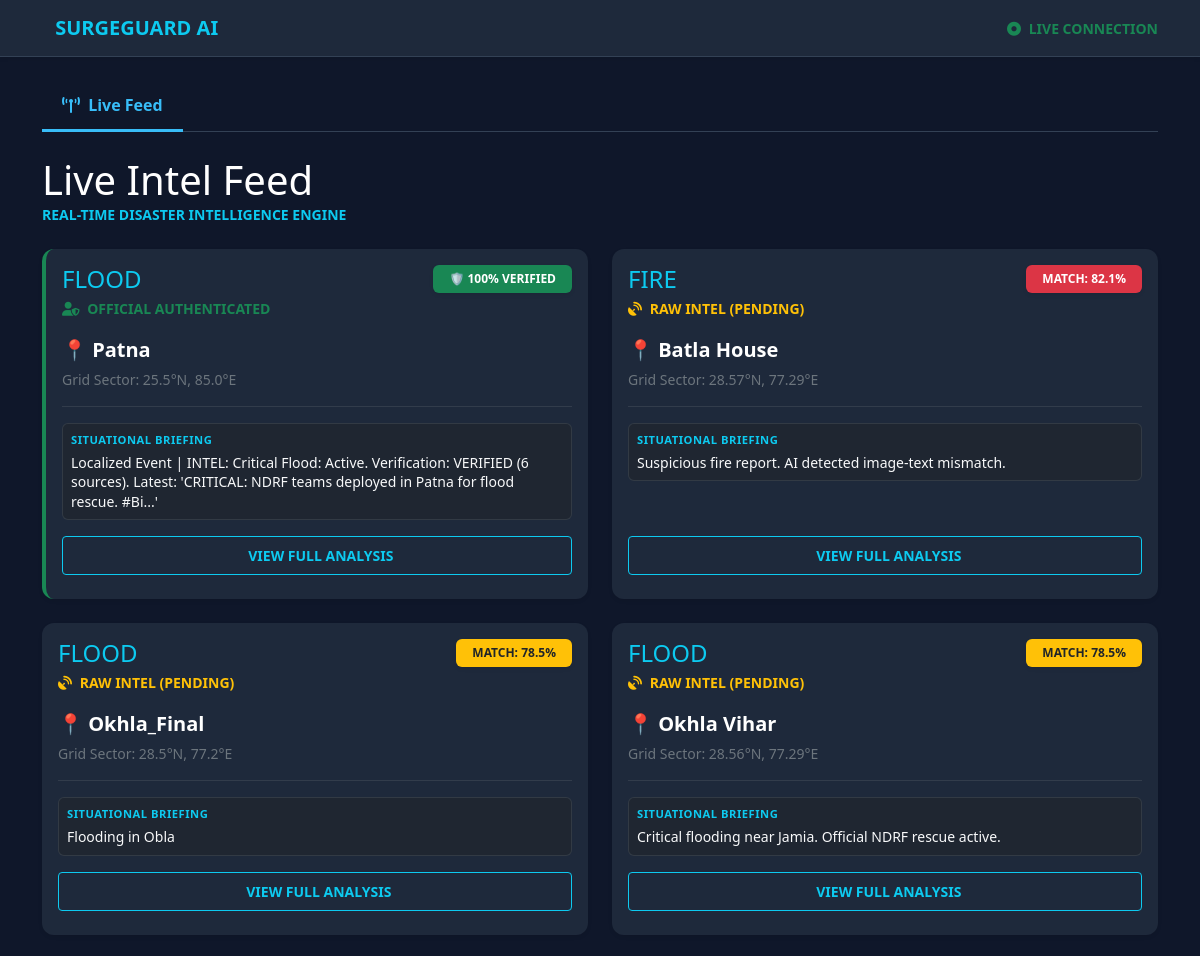
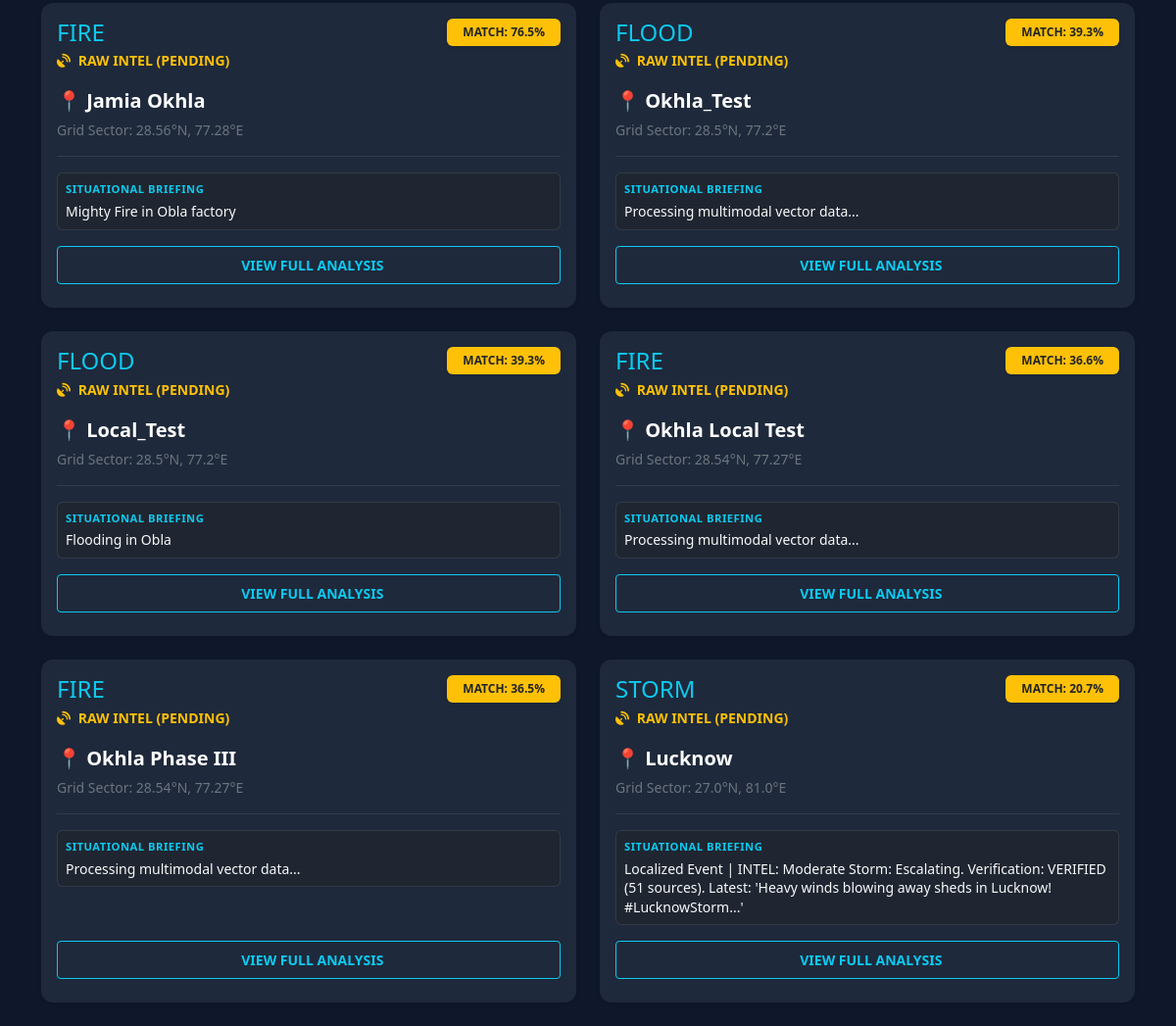
The page / on the database its author committed (2 pictures, top to bottom).
### core/models.py (models this page shows, shortened)
class DisasterEvent(models.Model):
    TYPE_CHOICES = [
        ('FLOOD', 'Flood'),
        ('FIRE', 'Forest Fire'),
        ('STORM', 'Severe Storm/Rain'),
    ]
    STATUS_CHOICES = [
        ('PENDING', 'Pending AI Filter'),
        ('HIGH_PRIORITY', 'High Priority (AI Pass)'),
        ('FLAGGED', 'Suspicious (AI Mismatch)'),
        ('VERIFIED', 'Verified by Officer'),
        ('FAKE', 'Fake / Dismissed'),
    ]
    event_type = models.CharField(max_length=10, choices=TYPE_CHOICES)
    district = models.CharField(max_length=100)
    grid_lat = models.FloatField(db_index=True)
    grid_lon = models.FloatField(db_index=True)
    total_votes = models.IntegerField(default=1)
    weather_score = models.FloatField(default=0.0)
    intel_tier = models.IntegerField(default=1, db_index=True) # Defaulted to 1
    verified_by = models.ForeignKey(
        User,
        on_delete=models.SET_NULL,
        null=True,
        blank=True,
        related_name='verified_disasters'
    )
    ai_triage_score = models.FloatField(default=0.0, db_index=True)
    truth_score = models.FloatField(default=0.0, db_index=True)
    summary = models.TextField(blank=True, null=True)
    status = models.CharField(max_length=20, choices=STATUS_CHOICES, default='PENDING')
    created_at = models.DateTimeField(auto_now_add=True)
    updated_at = models.DateTimeField(auto_now=True)
    class Meta:
        indexes = [
            models.Index(fields=['-created_at']),
            models.Index(fields=['truth_score']),
            models.Index(fields=['ai_triage_score']),
            models.Index(fields=['intel_tier']),
            models.Index(fields=['grid_lat', 'grid_lon']),
        ]

### core/views.py (the view)
# urls.py: path('', views.dashboard, name='dashboard'),
def dashboard(request, segment=None):
    time_threshold = timezone.now() - timezone.timedelta(hours=24)
    flagged_count = DisasterEvent.objects.filter(status='FLAGGED').count()
    if segment == 'VERIFIED':
        raw_alerts = DisasterEvent.objects.prefetch_related('posts').filter(
            status='VERIFIED',
            intel_tier=3
        )
    elif segment == 'HIGH_PRIORITY':
        raw_alerts = DisasterEvent.objects.prefetch_related('posts').filter(
            status='HIGH_PRIORITY',
            intel_tier=2
        )
    elif segment == 'FLAGGED':
        raw_alerts = DisasterEvent.objects.prefetch_related('posts').filter(
            status='FLAGGED'
        )
    elif segment == 'PENDING':
        raw_alerts = DisasterEvent.objects.prefetch_related('posts').filter(
            status='PENDING'
        )
    elif segment == 'FAKE':
        raw_alerts = DisasterEvent.objects.prefetch_related('posts').filter(
            status='FAKE'
        )
    else:
        raw_alerts = DisasterEvent.objects.prefetch_related('posts').filter(
            updated_at__gt=time_threshold,
            status__in=['HIGH_PRIORITY', 'VERIFIED']
        ).exclude(status='FAKE')
    processed_alerts = []
    for alert in raw_alerts:
        time_diff = timezone.now() - alert.updated_at
        hours_passed = time_diff.total_seconds() / 3600
        decayed_score = alert.truth_score * (0.92 ** hours_passed)
        if alert.intel_tier < 3:
            alert.display_score = min(round(decayed_score, 1), 99.0)
        else:
            alert.display_score = round(decayed_score, 1)
        if segment or alert.display_score > 0.1:
            processed_alerts.append(alert)
    processed_alerts.sort(key=lambda x: x.display_score, reverse=True)
    return render(request, 'core/dashboard.html', {
        'alerts': processed_alerts,
        'alert_count': len(processed_alerts),
        'flagged_count': flagged_count,
        'current_segment': segment or 'LIVE'
    })

### core/templates/core/dashboard.html (shortened to what this page needs)
{% extends 'core/base.html' %}
{% block content %}
<div class="d-flex justify-content-between align-items-center mb-4">
    <div>
        <h1 class="mb-0">Live Intel Feed</h1>
        <p class="text-info small mb-0 fw-bold">REAL-TIME DISASTER INTELLIGENCE ENGINE</p>
    </div>
</div>
<div class="row" id="disaster-container">
    {% for alert in alerts %}
        {% include 'core/partials/disaster_card.html' with alert=alert %}
    {% endfor %}
</div>
{% endblock %}

### core/templates/core/base.html (shortened to what this page needs)
<!DOCTYPE html>
<html lang="en">
<head>
    <link href="https://cdn.jsdelivr.net/npm/bootstrap@5.3.0/dist/css/bootstrap.min.css" rel="stylesheet">
    <link rel="stylesheet" href="https://cdnjs.cloudflare.com/ajax/libs/font-awesome/6.0.0/css/all.min.css">
</head>
<body>
    <nav class="navbar navbar-dark mb-4 shadow-sm">
        <div class="container">
            <a class="navbar-brand fw-bold text-info" href="{% url 'dashboard' %}">
                 SURGEGUARD AI
            </a>
            <div class="d-flex align-items-center">
                <small class="text-success fw-bold"><i class="fas fa-circle-dot pulse me-1"></i> LIVE CONNECTION</small>
            </div>
        </div>
    </nav>
    <div class="container">
        <ul class="nav nav-tabs mb-4">
            <li class="nav-item">
                <a class="nav-link {% if not current_segment or current_segment == 'LIVE' %}active{% endif %}" href="{% url 'dashboard' %}">
                    <i class="fas fa-tower-broadcast me-1"></i> Live Feed
                </a>
            </li>
        </ul>
        {% block content %}{% endblock %}
    </div>
    <div class="toast-container position-fixed bottom-0 end-0 p-3">
    </div>
</body>
</html>

### core/templates/core/partials/disaster_card.html (shortened to what this page needs)
<div class="col-md-6 mb-4" id="event-{{ alert.id }}">
    <div class="card p-3 shadow-sm h-100 border-0 {% if alert.intel_tier == 3 %}border-start border-success border-4{% endif %}"
         style="background-color: #1e293b; border: 1px solid #334155;">
        <div class="d-flex justify-content-between align-items-start">
            <div>
                <h4 class="text-uppercase text-info mb-0">{{ alert.event_type }}</h4>
                <small class="text-muted d-block mt-1">
                    {% if alert.intel_tier == 3 %}
                        <span class="text-success fw-bold"><i class="fas fa-user-shield me-1"></i> OFFICIAL AUTHENTICATED</span>
                    {% elif alert.intel_tier == 2 %}
                        <span class="text-primary fw-bold"><i class="fas fa-robot me-1"></i> AI VALIDATED (TIER 2)</span>
                    {% else %}
                        <span class="text-warning fw-bold"><i class="fas fa-satellite-dish me-1"></i> RAW INTEL (PENDING)</span>
                    {% endif %}
                </small>
            </div>
            <div class="text-end">
                <span class="badge {% if alert.intel_tier == 3 %}bg-success{% elif alert.display_score > 80 %}bg-danger{% else %}bg-warning text-dark{% endif %} py-2 px-3 shadow-sm">
                    {% if alert.intel_tier == 3 %}
                        🛡️ 100% VERIFIED
                    {% else %}
                        MATCH: {{ alert.display_score }}%
                    {% endif %}
                </span>
            </div>
        </div>
        <div class="d-flex align-items-center mt-3">
            <div class="flex-grow-1">
                <p class="mb-1 fs-5">📍 <strong>{{ alert.district }}</strong></p>
                <p class="text-secondary small mb-0">Grid Sector: {{ alert.grid_lat }}°N, {{ alert.grid_lon }}°E</p>
            </div>
        </div>
        <hr class="border-secondary my-3">
        <div class="bg-dark bg-opacity-50 p-2 rounded mb-3 border border-secondary border-opacity-25">
            <small class="text-info d-block mb-1 fw-bold" style="font-size: 0.7rem; letter-spacing: 0.5px;">SITUATIONAL BRIEFING</small>
            <p class="small text-light mb-0 summary-text" style="line-height: 1.4;">
                {{ alert.summary|default:"Processing multimodal vector data..." }}
            </p>
        </div>
        <div class="mt-auto">
            <a href="{% url 'event_detail' alert.id %}" class="btn btn-sm btn-outline-info w-100 py-2 mb-2 fw-bold">
                 VIEW FULL ANALYSIS
            </a>
        </div>
    </div>
</div>

### rows shown on the page
DisasterEvent: event_type "FLOOD", intel_tier 3 (drawn), district "Patna", grid_lat "25.5", grid_lon "85.0", summary "Localized Event | INTEL: Critical Flood: Active. Verification: VERIFIED (6 sources). Latest: 'CRITICAL: NDRF teams deployed in Patna for flood rescue. #Bi...'"
DisasterEvent: event_type "FIRE", intel_tier "RAW INTEL (PENDING)", display_score "82.1", district "Batla House", grid_lat "28.57", grid_lon "77.29", summary "Suspicious fire report. AI detected image-text mismatch."
DisasterEvent: event_type "FLOOD", intel_tier "RAW INTEL (PENDING)", display_score "78.5", district "Okhla_Final", grid_lat "28.5", grid_lon "77.2", summary "Flooding in Obla"
DisasterEvent: event_type "FLOOD", intel_tier "RAW INTEL (PENDING)", display_score "78.5", district "Okhla Vihar", grid_lat "28.56", grid_lon "77.29", summary "Critical flooding near Jamia. Official NDRF rescue active."
DisasterEvent: event_type "FIRE", intel_tier "RAW INTEL (PENDING)", display_score "76.5", district "Jamia Okhla", grid_lat "28.56", grid_lon "77.28", summary "Mighty Fire in Obla factory"
DisasterEvent: event_type "FLOOD", intel_tier "RAW INTEL (PENDING)", display_score "39.3", district "Okhla_Test", grid_lat "28.5", grid_lon "77.2", summary "Processing multimodal vector data..."
DisasterEvent: event_type "FLOOD", intel_tier "RAW INTEL (PENDING)", display_score "39.3", district "Local_Test", grid_lat "28.5", grid_lon "77.2", summary "Flooding in Obla"
DisasterEvent: event_type "FIRE", intel_tier "RAW INTEL (PENDING)", display_score "36.6", district "Okhla Local Test", grid_lat "28.54", grid_lon "77.27", summary "Processing multimodal vector data..."
DisasterEvent: event_type "FIRE", intel_tier "RAW INTEL (PENDING)", display_score "36.5", district "Okhla Phase III", grid_lat "28.54", grid_lon "77.27", summary "Processing multimodal vector data..."
DisasterEvent: event_type "STORM", intel_tier "RAW INTEL (PENDING)", display_score "20.7", district "Lucknow", grid_lat "27.0", grid_lon "81.0", summary "Localized Event | INTEL: Moderate Storm: Escalating. Verification: VERIFIED (51 sources). Latest: 'Heavy winds blowing away sheds in Lucknow! #LucknowStorm...'"
